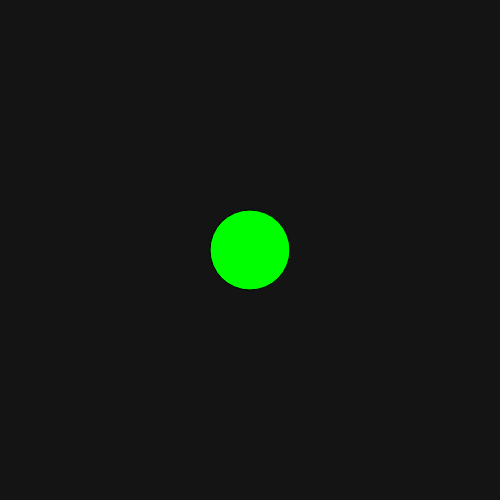
Frame 1 (no input)
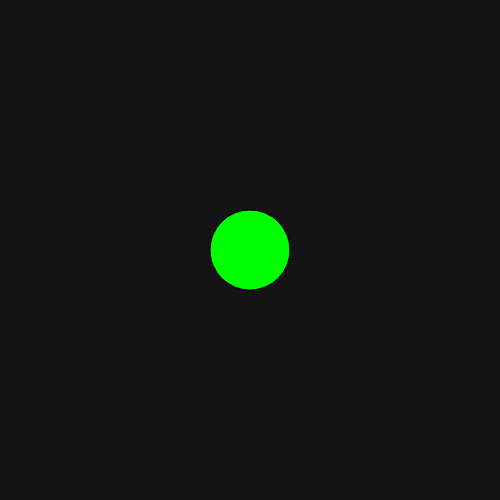
Frame 60 (no input)
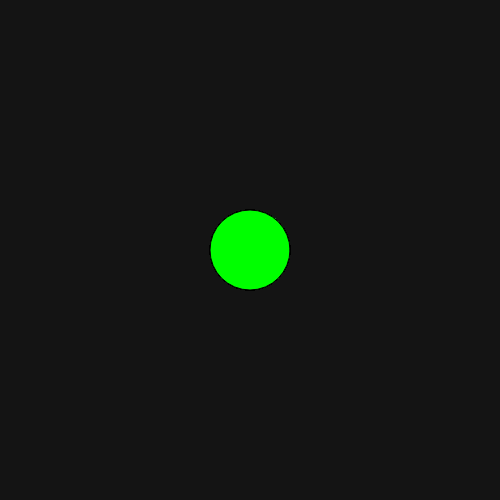
Frame 120 (the mouse pressed at the canvas centre since frame 60)

The p5.js sketch that drew these frames (run headless with seeded random() and noise() and a simulated clock; from frame 60 on, the mouse is pressed at the canvas centre):

// p5.js sketch
// ── sketch.js
function setup() {
  createCanvas(500,500);
  background(20);
  fill(255);
  frameRate(30);
  // 30 frames times 10
  console.log(frameCount);
}

function draw() {
  // start as true until 149
if (frameCount < 150) {
    console.log("the first act");
    // green
    fill(0, 255, 0);
    ellipse(width/2,height/2, 80,80);

    // true between frames 100 and 199
} else if (frameCount < 200) {
      console .log("the second act");
      // yellow
      fill(255, 255, 0);
      ellipse(width/2,height/2, 80,80);


} else {
        console.log("the third act");
        // red
        fill(255, 0, 0);
        ellipse(width/2,height/2, 80,80);
        noLoop();

}





//  ellipse(width/2, height/2, 50, 50);
//  console.log(frameCount);
//
// if (frameCount > 300) {
//   // console log will display "The End"
// console.log("The End");
// // exit();


}

// }
